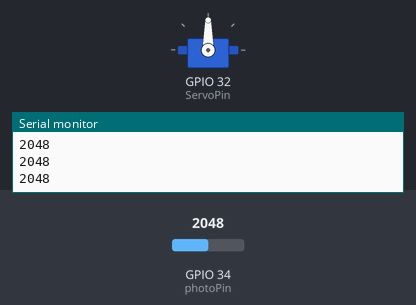
Recording of a sketch running on a simulated ESP32. Shown: servo, the last lines printed to the serial monitor. The inputs (shaded band) are chosen by the test bench; at power-on: GPIO 34 (photoPin) = 2048.

Above: at 1.3 s.
1.4 s: GPIO 34 (photoPin) set to 2866
At 2.2 s:
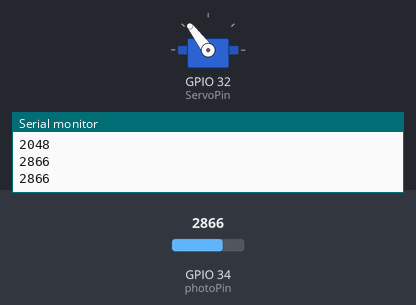
3.0 s: GPIO 34 (photoPin) set to 3603
At 3.4 s:
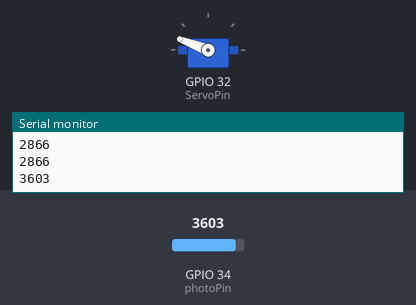
4.5 s: GPIO 34 (photoPin) set to 4095
At 5.7 s:
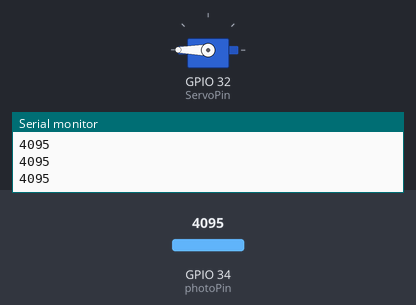
6.0 s: GPIO 34 (photoPin) set to 1228
At 6.9 s:
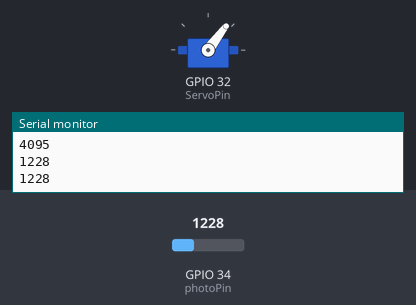
7.5 s: GPIO 34 (photoPin) set to 491
At 8.0 s:
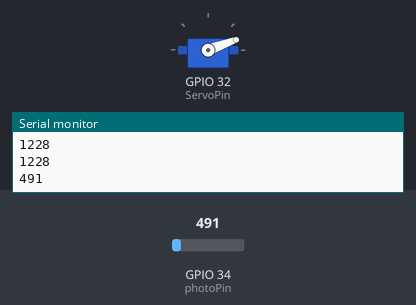
9.0 s: GPIO 34 (photoPin) set to 2047
At 10.4 s:
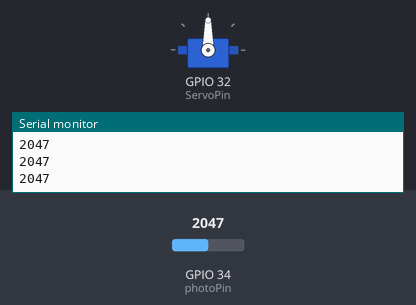
Timing chart, 0 to 11.5 s (numbered marks = the images above; inputs shaded):
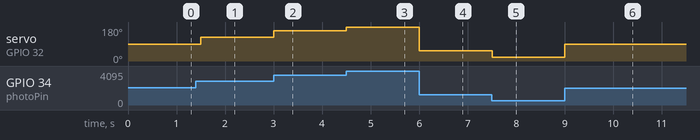

The sketch:

lesson-34-photoresistorwithservoindicator.ino
```cpp
#include <ESP32Servo.h>
int ServoPin = 32;
int photoPin = 34;
int br = 115200;
int dt = 500;
int servoAngle;
int readPin;
Servo dnCheck;

void setup() {
  // put your setup code here, to run once:
  Serial.begin(br);
  pinMode(photoPin, INPUT);
  dnCheck.attach(ServoPin);
}

void loop() {
  // put your main code here, to run repeatedly:
  readPin = analogRead(photoPin);
  Serial.println(readPin);
  servoAngle = ((readPin - 32) * 180 + 4031 / 2) / 4031;
  dnCheck.write(servoAngle);
  delay(dt);
}
```

Measured:
- after the input at 1.4 s, servo on GPIO 32 (ServoPin): 90° → 127° after 0.10 s
- after the input at 3.0 s, servo on GPIO 32 (ServoPin): 127° → 159° at once
- after the input at 4.5 s, servo on GPIO 32 (ServoPin): 159° → 180° at once
- after the input at 6.0 s, servo on GPIO 32 (ServoPin): 180° → 53° at once
- after the input at 7.5 s, servo on GPIO 32 (ServoPin): 53° → 20° at once
- after the input at 9.0 s, servo on GPIO 32 (ServoPin): 20° → 90° at once
